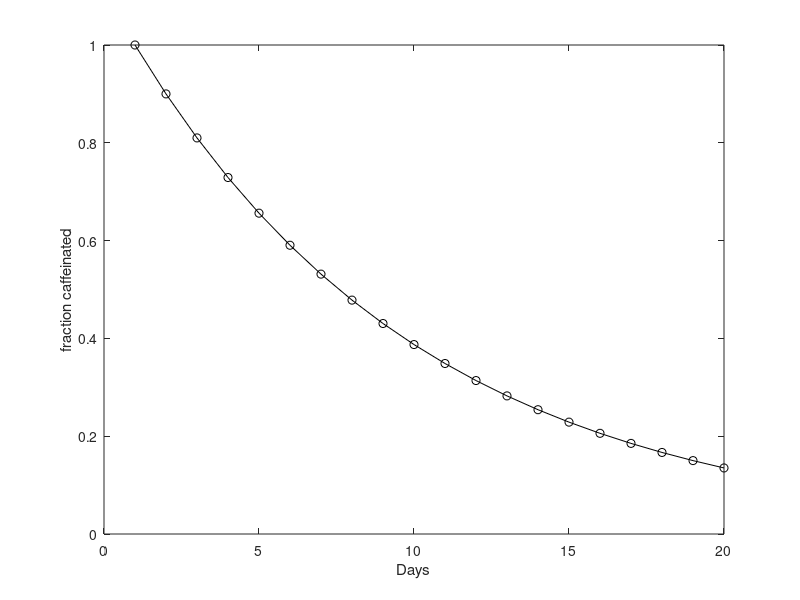

This chart was generated by the following MATLAB code:
% How much caffeine is there in the jar?

% n - number of days
% x - fraction of caffeinated 

nMax = 20; % max number of days to simulate

N = 10; % number of scoops in each jar
x = zeros(1,nMax); % fraction caffeinated
x(1) = 1.0; % initial fraction caffeinated

for n=2:nMax
    
    x(n) = (1-1/N) * x(n-1);
    %x(n) = x(n-1) - 1/N*x(n-1);
    
end % finished loop through days

% THE MODEL ^
% ------------------------------------------
% THE BEHAVIOR / THE OUTPUT ? 

figure(1); 
plot(x,'-ok');
ylabel('fraction caffeinated')
xlabel('Days')